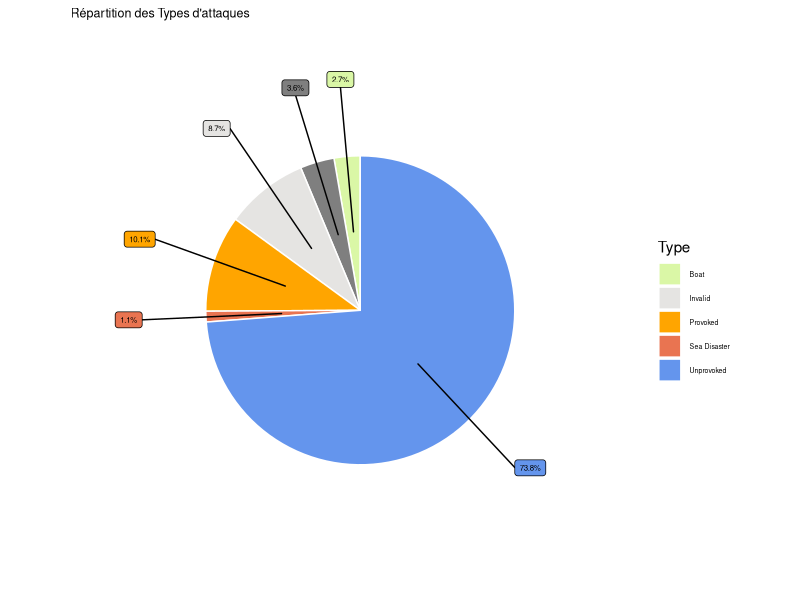
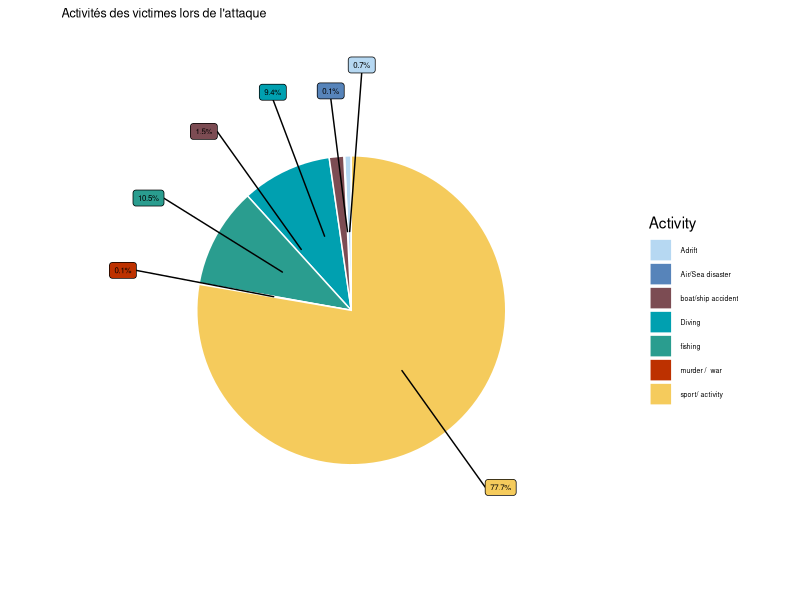
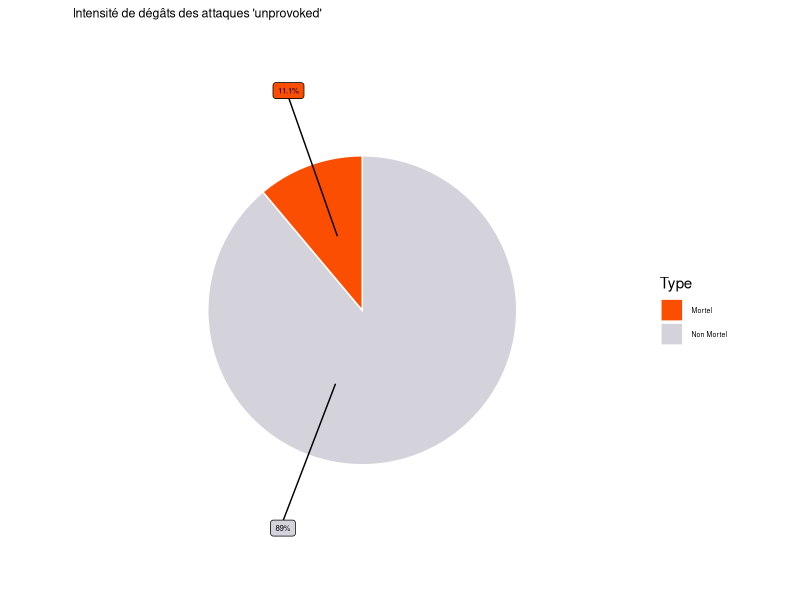
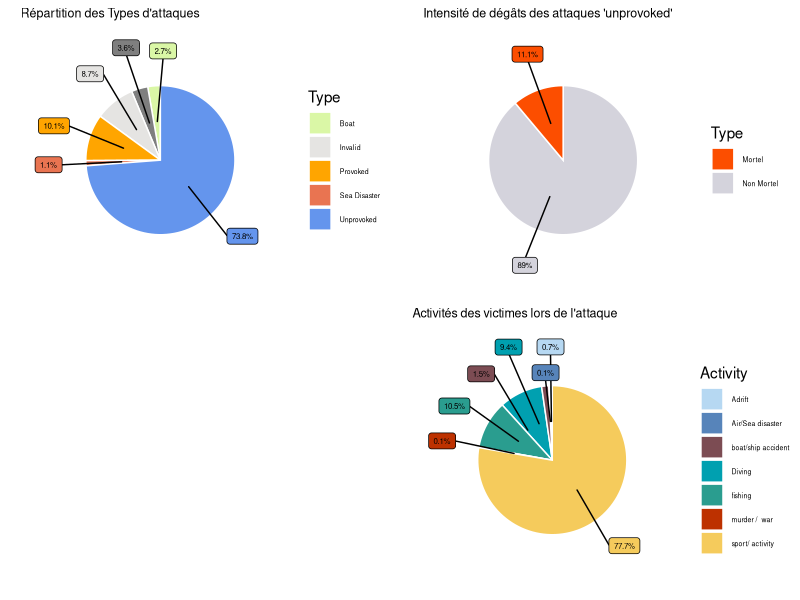

Generate these figures, in order, with R:

library(ggplot2)
library(ggrepel)
library(tidyverse)
library(cowplot)


###### mise en forme du jeu de donnée pour avoir les groupes d'activités 

requin <- read.csv("attacks.csv") 

## choisir les colonnes d'intérêt
req <- requin %>%
  select("Year", "Type", "Country", "Area","Activity", "Fatal..Y.N.") %>%
  filter(Year >= 1930)


##############################
# netoyage du jeu de donnée
#############################


req$Country <- tolower(req$Country)

req_pie <- req %>%
  filter(Country %in% c("usa", "australia", "south africa"))
req_pie[which(req_pie$Fatal..Y.N. !="Y"),]$Fatal..Y.N.  <- "Autres"
req_pie[which(req_pie$Type == "Questionable"),]$Type <- "Invalid"

# netoyage du jeu de donnée

# diving 
for (i in (1:nrow(req_pie))) {
  if (grepl("diving", req_pie$Activity[i]) | (grepl("Diving", req_pie$Activity[i])) |
      (grepl("Dived", req_pie$Activity[i]))) {
    req_pie$Activity[i] <- "Diving"
  } 
}

# fishing
for (i in (1:nrow(req_pie))) {
  if (grepl("fishing", req_pie$Activity[i]) | (grepl("Fishing", req_pie$Activity[i])) |
      (grepl("lobsters", req_pie$Activity[i])) |
      grepl("fish", req_pie$Activity[i]) |
      grepl("bichiques", req_pie$Activity[i]) |
      grepl("Casting", req_pie$Activity[i]) |
      grepl("sardines", req_pie$Activity[i]) |
      grepl("Crabbing", req_pie$Activity[i]) |
      grepl("Clamming", req_pie$Activity[i]) |
      grepl("turtle", req_pie$Activity[i]) |
      grepl("prawns", req_pie$Activity[i])|
      grepl("net", req_pie$Activity[i])
  ) {
    req_pie$Activity[i] <- "fishing"
  } 
}

# air or sea disaster
for (i in (1:nrow(req_pie))) {
  if (grepl("disaster", req_pie$Activity[i]) | grepl("Disaster", req_pie$Activity[i])| 
      (grepl("air", req_pie$Activity[i])) | (grepl("plane", req_pie$Activity[i]))
      | (grepl("757", req_pie$Activity[i]))|
      grepl("hurricane", req_pie$Activity[i])
  ) {
    req_pie$Activity[i] <- "Air/Sea disaster"
  } 
}

# boat/ship accident de bateau 
for (i in (1:nrow(req_pie))) {
  if (grepl("Boat", req_pie$Activity[i]) | (grepl("boat", req_pie$Activity[i]))
      | (grepl("ship", req_pie$Activity[i])) | (grepl("Fell", req_pie$Activity[i]))
      | (grepl("Vessel", req_pie$Activity[i])) |
      grepl("sank", req_pie$Activity[i])|
      grepl("promotional film ", req_pie$Activity[i]) |
      grepl("Ferry", req_pie$Activity[i])|
      grepl("ferry", req_pie$Activity[i])|
      grepl("capsiz", req_pie$Activity[i]) |
      grepl("MV Dona Marilyn", req_pie$Activity[i]) |
      grepl("schooner Elizabeth", req_pie$Activity[i]) |
      grepl("Towing", req_pie$Activity[i]) |
      grepl("Tzenny Chandris", req_pie$Activity[i]) |
      grepl("Wreck", req_pie$Activity[i]) |
      grepl("wreck", req_pie$Activity[i]) |
      grepl("dinghy", req_pie$Activity[i]) |
      grepl("yacht", req_pie$Activity[i]) |
      grepl("Chumming", req_pie$Activity[i]) |
      grepl("raft", req_pie$Activity[i]) |
      grepl("Tagging", req_pie$Activity[i]) |
      grepl("overboard", req_pie$Activity[i]) |
      grepl("free the shark", req_pie$Activity[i]) |
      grepl("rescue a shark", req_pie$Activity[i]) 
  ) {
    req_pie$Activity[i] <- "boat/ship accident"
  } 
}

# sport 
for (i in (1:nrow(req_pie))) {
  if (grepl("surf", req_pie$Activity[i]) | grepl("Surf", req_pie$Activity[i]) |(grepl("boarding", req_pie$Activity[i]))|
      grepl("Boarding", req_pie$Activity[i]) |
      (grepl("batching", req_pie$Activity[i]))| (grepl("Bathing", req_pie$Activity[i])) |
      (grepl("bathing", req_pie$Activity[i])) |
      (grepl("Swim", req_pie$Activity[i]))| (grepl("swim", req_pie$Activity[i])) |
      (grepl("fell", req_pie$Activity[i])) | (grepl("Paddling", req_pie$Activity[i]))| 
      (grepl("Paddling", req_pie$Activity[i])) | (grepl("water", req_pie$Activity[i]))
      | (grepl("Snorkeling", req_pie$Activity[i]))
      | (grepl("Sitting", req_pie$Activity[i])) | 
      grepl("Happy Jack", req_pie$Activity[i]) |
      grepl("Bending", req_pie$Activity[i]) |
      grepl("Canoe", req_pie$Activity[i]) |
      grepl("paddling", req_pie$Activity[i]) |
      grepl("Kaya", req_pie$Activity[i]) |
      grepl("Lifesaving", req_pie$Activity[i]) |
      grepl("Snorkeling", req_pie$Activity[i]) |
      grepl("Stamding", req_pie$Activity[i])|
      grepl("Wading", req_pie$Activity[i]) |
      grepl("Wash", req_pie$Activity[i]) |
      grepl("Workong", req_pie$Activity[i])| 
      grepl("McIver", req_pie$Activity[i]) |
      grepl("Standing", req_pie$Activity[i]) |
      grepl("Crossing the bay", req_pie$Activity[i])|
      grepl("Walking", req_pie$Activity[i]) |
      grepl("kill a shark", req_pie$Activity[i]) |
      grepl("Removing shark", req_pie$Activity[i]) |
      grepl("Riding", req_pie$Activity[i]) |
      grepl("Board sailing", req_pie$Activity[i])|
      grepl("Exercising", req_pie$Activity[i]) |
      grepl("Feeding sharks", req_pie$Activity[i]) |
      grepl("Filming", req_pie$Activity[i]) |
      grepl("ski", req_pie$Activity[i]) |
      grepl("Jumping", req_pie$Activity[i]) |
      grepl("Paddle", req_pie$Activity[i]) |
      grepl("Play", req_pie$Activity[i]) |
      grepl("Resting", req_pie$Activity[i])  |
      grepl("floatation device", req_pie$Activity[i])|
      grepl("Sculling", req_pie$Activity[i]) |
      grepl("Splashing", req_pie$Activity[i]) |
      grepl("Dr. Marais", req_pie$Activity[i]) |
      grepl("Wrangling", req_pie$Activity[i]) |
      grepl("Photographing", req_pie$Activity[i]) |
      grepl("SUP", req_pie$Activity[i]) |
      grepl("Kakay", req_pie$Activity[i]) 
      
  ) {
    req_pie$Activity[i] <- "sport/ activity" }
}



# adrift
for (i in (1:nrow(req_pie))) {
  if (grepl("Adrift", req_pie$Activity[i]) | grepl("adrift", req_pie$Activity[i]) |
      grepl("Floating", req_pie$Activity[i])|
      grepl("3 men & 2 boys", req_pie$Activity[i]) |
      grepl("float", req_pie$Activity[i])
  ) {
    req_pie$Activity[i] <- "Adrift"
  } 
}

# murder /  war 
for (i in (1:nrow(req_pie))) {
  if (grepl("Murder", req_pie$Activity[i]) ||
      grepl("submarine", req_pie$Activity[i]) |
      grepl("American", req_pie$Activity[i]) |
      grepl("torpedoed", req_pie$Activity[i]) |
      grepl("Torpedoed", req_pie$Activity[i]) |
      grepl("soldiers", req_pie$Activity[i]) |
      grepl("Escaping", req_pie$Activity[i]) |
      grepl("Japanese", req_pie$Activity[i]) |
      grepl("Japan", req_pie$Activity[i]) |
      grepl("Sinking", req_pie$Activity[i]) |
      grepl("SS", req_pie$Activity[i]) |
      grepl("foundered", req_pie$Activity[i])  |
      grepl("US", req_pie$Activity[i])
  ) {
    req_pie$Activity[i] <- "murder /  war "
  } 
}


##############################
# 1e graphe: répartition des types d'attaques
#############################

# on se concentre sur les 3 pays les plus touchés
#pie1
req_pie1 <- req_pie %>%
  group_by(Type) %>%
  summarise(Effectif=n(), Pourcentage = Effectif/3480, 
            ypos = (cumsum(Pourcentage) - 0.5*Pourcentage)) 
req_pie1 <- req_pie1[-1,]

req_pie1$Type
df1 <- req_pie1 %>% 
  mutate(csum = rev(cumsum(rev(Pourcentage))), 
         pos = Pourcentage/2 + lead(csum, 1),
         pos = if_else(is.na(pos), Pourcentage/2, pos))

# pie 1 Répartion des Types d'attaques
pie <- ggplot(data = req_pie1, aes(x="", y=Pourcentage, fill= Type)) +
  geom_bar(stat="identity", width=1, color= "white") +
  coord_polar("y", start=0) +
  theme_void() +
  scale_fill_manual(values = c("Boat" = "#DAF7A6",
                               "Invalid" = "#E5E4E2",
                               "Provoked" = "#FFA500",
                               "Sea Disaster" = "#E97451",     
                               "Unprovoked" = "#6495ED")[]) +
  geom_label_repel(data = df1,
                   aes(y = pos, label = paste0(round(Pourcentage*100,1), "%")),
                   size = 2, nudge_x = 1, show.legend = FALSE) +
  guides(fill = guide_legend(title = "Type")) +
  labs(title = "Répartition des Types d'attaques") +
  theme(plot.title = element_text(size=9),
        legend.text = element_text(size = 5))
# geom_text(aes(label = Type),
#           position = position_stack(vjust = 0.5), color="white")
pie


##############################
# 2e graphe: conséquences des attaques
#############################

req_pie2 <- req_pie %>%
  filter(Type =="Unprovoked", Activity!="") %>%
  group_by(Activity) %>%
  summarise(Effectif=n(), Pourcentage = Effectif/2448)

df2 <- req_pie2 %>% 
  mutate(csum = rev(cumsum(rev(Pourcentage))), 
         pos = Pourcentage/2 + lead(csum, 1),
         pos = if_else(is.na(pos), Pourcentage/2, pos))

req_pie2$Activity

pie2 <- ggplot(data = req_pie2, aes(x="", y=Pourcentage, fill= Activity)) +
  geom_bar(stat="identity", width=1, color= "white") +
  coord_polar("y", start=0) +
  theme_void() +
  scale_fill_manual(values = c("Adrift" = "#B6D8F2",
                               "Air/Sea disaster" = "#5784BA",
                               "boat/ship accident" = "#7C4C53",
                               "Diving" = "#00A0B0",
                               "fishing" = "#2a9d8f",
                               "murder /  war " = "#BD3100",
                               "sport/ activity" = "#F5CB5C")) +
  geom_label_repel(data = df2,
                   aes(y = pos, label = paste0(round(Pourcentage*100,1), "%")),
                   size = 2, nudge_x = 1, show.legend = FALSE) +
  guides(fill = guide_legend(title = "Activity")) +
  labs(title = "Activités des victimes lors de l'attaque") +
  theme(plot.title = element_text(size=9),
        legend.text = element_text(size = 5))



pie2


##############################
# 3z graphe: activité des victimes en cours
#############################


req_pie3 <- req_pie %>%
  filter(Type =="Unprovoked", Activity!="") %>%
  group_by(Fatal..Y.N.) %>%
  summarise(Effectif=n(), Pourcentage = Effectif/2444, 
            ypos = (cumsum(Pourcentage) - 0.5*Pourcentage)) 


req_pie3$Fatal..Y.N.[which(req_pie3$Fatal..Y.N. =="Y")] <- "Mortel"
req_pie3$Fatal..Y.N.[which(req_pie3$Fatal..Y.N. =="Autres")] <- "Non Mortel"

df3 <- req_pie3 %>% 
  mutate(csum = rev(cumsum(rev(Pourcentage))), 
         pos = Pourcentage/2 + lead(csum, 1),
         pos = if_else(is.na(pos), Pourcentage/2, pos))
df3$pos[2] <- 0.95
pie3 <- ggplot(data = req_pie3, aes(x="", y=Pourcentage, fill= Fatal..Y.N.)) +
  geom_bar(stat="identity", width=1, color= "white") +
  coord_polar("y", start=0) +
  theme_void() +
  scale_fill_manual(values = c("Mortel" = "#FC4E00",
                               "Non Mortel" = "#D4D3DC")) +
  geom_label_repel(data = df3,
                   aes(y = pos, label = paste0(round(Pourcentage*100,1), "%")),
                   size = 2, nudge_x = 1, show.legend = FALSE) +
  guides(fill = guide_legend(title = "Type")) +
  labs(title = "Intensité de dégâts des attaques 'unprovoked'") +
  theme(plot.title = element_text(size=9),
        legend.text = element_text(size = 5))
pie3



##############################
# plot des 3 en meme temps
#############################

plot_grid(pie, pie3,"",pie2, ncol = 2, nrow = 2)

# 
# Row 
# -------------------------------------
#   
#   ### Description des attaques les plus récurrentes
#   
#   ```{r, include=FALSE}
# plot_grid(pie)
# ```
# 
# Row {.tabset .tabset-fade}
# -------------------------------------
#   
#   ### Activities
#   
#   ```{r, include=FALSE}
# plot_grid(pie2)
# ```   
# 
# ### Intensité
# 
# 
# ```{r, include=FALSE}
# plot_grid(pie3)
# ```
# 
# 




